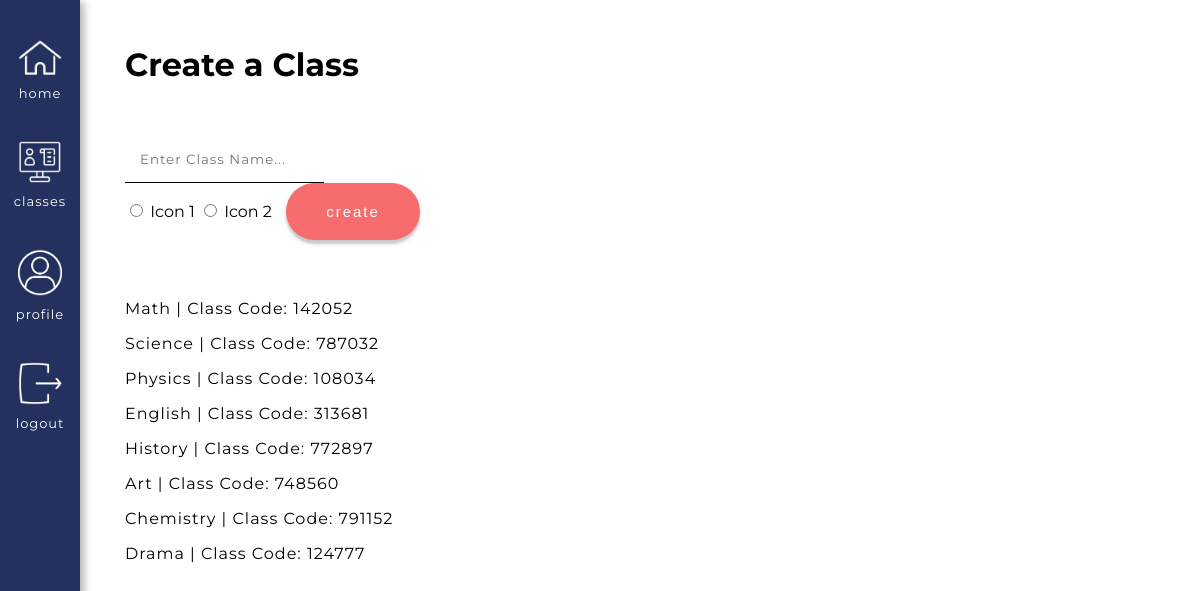
Page /user/Cat/create_class (signed in) on the earlier database version.
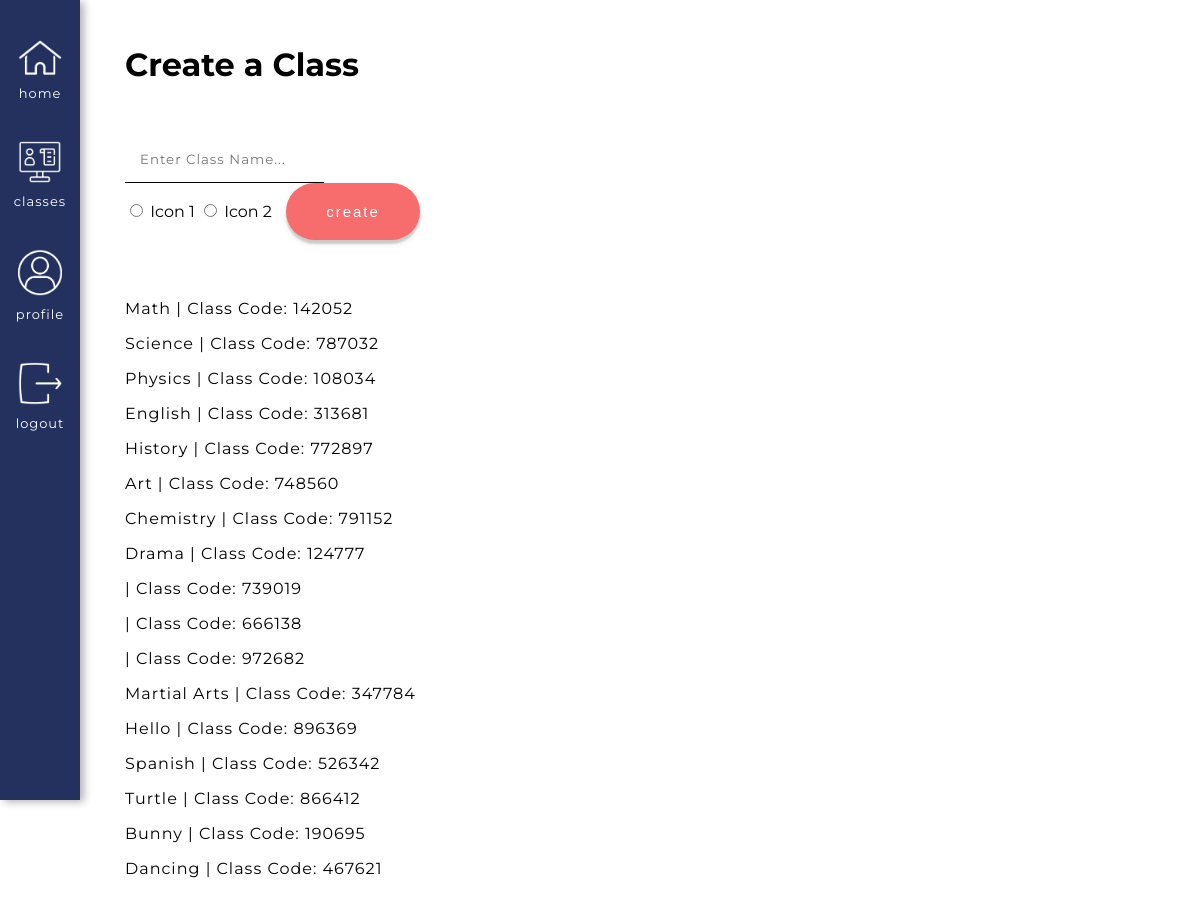
Same page on the later database version.
### app/models.py (models this page shows, shortened)
class Courses(db.Model):
    id = db.Column(db.Integer, primary_key=True) # Always need ID
    course_name = db.Column(db.String(140), index=False, unique=False) # Not indexable or unique bc many people can have the same course
    code = db.Column(db.Integer, index=True, unique=True) # Indexable to link it back to the course name
    timestamp = db.Column(db.DateTime, index=True, default=datetime.utcnow) # Timestamp
    status = db.Column(db.Integer, index=False, unique=False, default=0) # 0 means the class is inactive, 1 is active
    teacher_id = db.Column(db.Integer, db.ForeignKey('user.id'))  # Taking the user ID from the user model, using backref of teacher will show you the actual teacher
    icon = db.Column(db.String(220), index=False, unique=False, default="/static/images/Turtle.gif") # Icon option, turtle gif is set as the default
    signups = db.relationship('Signups', backref='course_id', lazy='dynamic') # This will show all the student signups for this course
    reactions = db.relationship('Reactions', backref='course_actual', lazy='dynamic') # This will show all the reactions for this course
    session = db.relationship('Session', backref='session_course_id', lazy='dynamic') # This will show you all the sessions of the course
    forms = db.relationship('Prompts', backref='course_form', lazy='dynamic') # This will show you all of the forms of the course
    responses = db.relationship('Responses', backref='course_response', lazy='dynamic') # This will show you all of the responses of the course

### app/routes.py (the view)
@app.route('/user/<username>/create_class')
@login_required # Have to be logged in as a teacher for this to work
def create(username):
    t_courses_all = Courses.query.filter_by(teacher_id=current_user.id) # All of that teacher's courses
    return render_template('create_class.html', t_courses_all=t_courses_all, title="Create a Class")

### app/models.py (called while the page is built)
@login.user_loader
def load_user(id):
        return User.query.get(int(id))

### app/routes.py (called while the page is built)
@app.before_request # This function will be executed right before the view function
def before_request():
    if current_user.is_authenticated: # Checks whether the current user is logged in
        current_user.last_seen = datetime.utcnow() # Sets the last seen to the date using the UTC time zone
        db.session.commit() # Don't need to do db.session.add() because the user is already in the database (using a current_user)

### app/templates/create_class.html
{% extends "base.html" %}
{% block head %}
    <link rel="stylesheet" href="{{ url_for('static', filename='css/create_class.css') }}">
{% endblock %}
{% block content %}
    <h1>Create a Class</h1>
    <form action="/user/{{ current_user.username }}/create_class/new" method='post' class="createClassForm">
        <input type="text" name="course_name" placeholder="Enter Class Name..." class="newCourseInput">
        <br>
        <input type="radio" id ="icon1" name="icon" value="/static/images/Turtle.gif">
        <label for="icon1">Icon 1</label>
        <input type="radio" id ="icon2" name="icon" value="/static/images/Bunny.gif">
        <label for="icon2">Icon 2</label>
        <button type="submit" class="newCourseButton">Create</button>
    </form>
    <div class = "classCodesBox">
        <div class = "codeText">
            {% for t in t_courses_all %}
                <p>{{ t.course_name }} | Class Code: {{ t.code }}</p>
            {% endfor %}
        </div>
    </div>
{% endblock %}

Differences in the rows shown:
added Courses: code "739019"
added Courses: code "666138"
added Courses: code "972682"
added Courses: course_name "Martial Arts", code "347784"
added Courses: course_name "Hello", code "896369"
added Courses: course_name "Spanish", code "526342"
added Courses: course_name "Turtle", code "866412"
added Courses: course_name "Bunny", code "190695"
added Courses: course_name "Dancing", code "467621"
